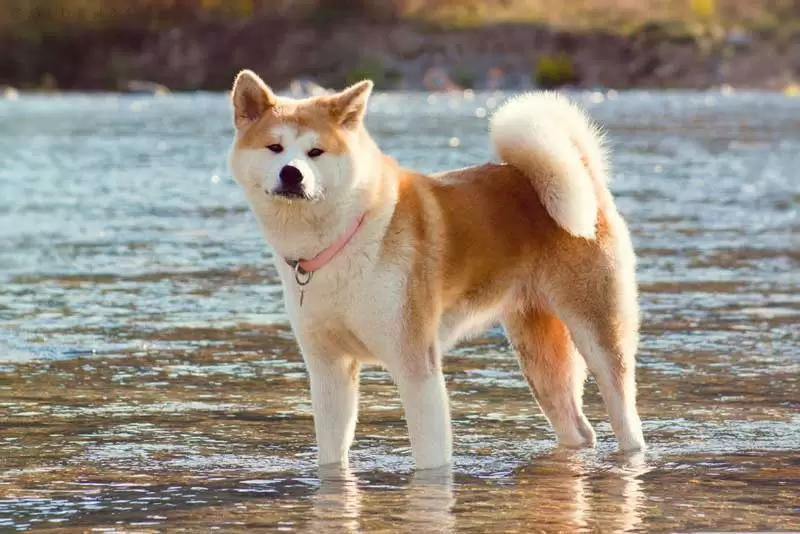
#> input picture hachi_2.jpg, 800 x 534 px
$ jupyter execute Template_Matching.ipynb   (shell and % lines are left out)
#> lines starting #> are read from the running program, lines starting #| are printed output that depends on the picture
[cell 1]
import cv2
import numpy as np
import matplotlib.pyplot as plt

[cell 2]
full = cv2.imread("hachi_2.jpg")
#> full is the input picture: shape (534, 800, 3); mean B, G, R 126.9, 139.3, 149.4
full = cv2.cvtColor(full, cv2.COLOR_BGR2RGB)

[cell 3]
plt.imshow(full)

[cell 4]
face = cv2.imread("hachi_face.jpg")
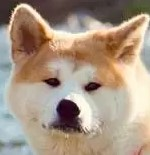
#> input picture hachi_face.jpg, 150 x 155 px
#> face is the input picture: shape (155, 150, 3); mean B, G, R 131.4, 149.3, 168.2
face = cv2.cvtColor(face, cv2.COLOR_BGR2RGB)

[cell 5]
plt.imshow(face)

[cell 6]
methods = ["cv2.TM_CCOEFF", "cv2.TM_CCOEFF_NORMED", "cv2.TM_CCORR_NORMED", "cv2.TM_CCORR", "cv2.TM_SQDIFF", "cv2.TM_SQDIFF_NORMED"]

[cell 7]
for m in methods:
    method = eval(m)

    full_copy = full.copy()

    # TEMPLATE MATCHINGS
    res = cv2.matchTemplate(full, face, method)

    # grabbing the min and max values of the heat map
    min_val, max_val, min_loc, max_loc = cv2.minMaxLoc(res)

    if method in [cv2.TM_SQDIFF, cv2.TM_SQDIFF_NORMED]:
        top_left = min_loc
    else:
        top_left = max_loc

    height, width, channels = face.shape

    bottom_right = (top_left[0] + width, top_left[1]+ height)

    cv2.rectangle(full_copy, top_left, bottom_right, (255, 0, 0), 10)

    # figure = plt.figure()
    # PLOT AND SHOW THE IMAGES
    plt.subplot(121)
    plt.imshow(res)
    plt.title("HEATMAP OF TEMPLATE MATCHINGS")

    plt.subplot(122)
    plt.imshow(full_copy)
    plt.title("DETECTION OF TEMPLATE")

    # TITLE WITH THE METHOD USED
    plt.suptitle(m)

    plt.show()

    print("\n")
    print("\n")
#> this loop made 6 passes
#> (min_val, max_val, min_loc, top_left, bottom_right) on passes 1 to 4: (-88508328, 217648976, (392, 99), (223, 66), (373, 221)), (-0.384, 0.999, (375, 102), (223, 66), (373, 221)), (0.79, 1, (403, 103), (223, 66), (373, 221)), (1.05e+09, 1.9e+09, (408, 150), (0, 118), (150, 273))
#> (min_val, max_val, max_loc, top_left, bottom_right) on passes 5 to 6: (442566, 693001408, (402, 100), (223, 66), (373, 221)), (0.000246, 0.481, (407, 143), (223, 66), (373, 221))
#> pass 1, `res = cv2.matchTemplate(full, face, method)`:
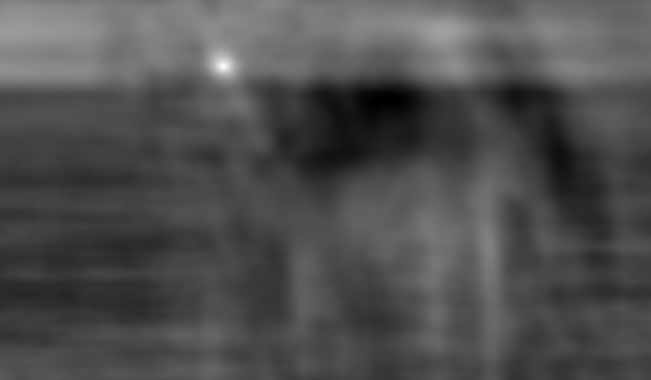
#> res: shape (380, 651) float32; min -88508328, max 217648976, mean 6932909.5; drawn with min black and max white
#> pass 1, `plt.show()`:
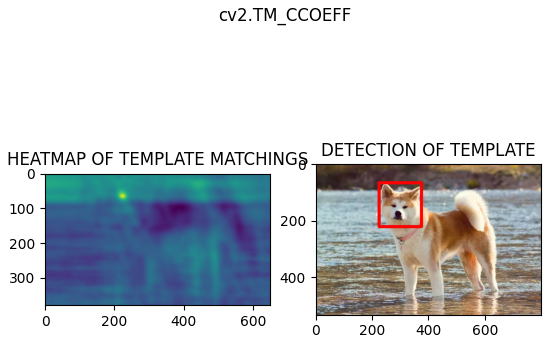
#> figure drawn by matplotlib, 2 panels
#> pass 2, `res = cv2.matchTemplate(full, face, method)`:
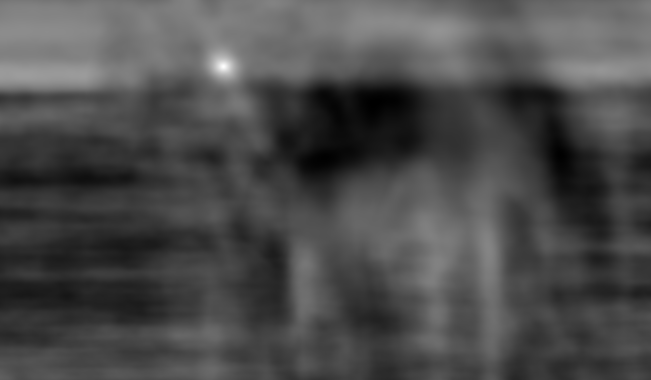
#> res: shape (380, 651) float32; min -0.384, max 0.999, mean 0.0271; drawn with min black and max white
#> pass 3, `res = cv2.matchTemplate(full, face, method)`:
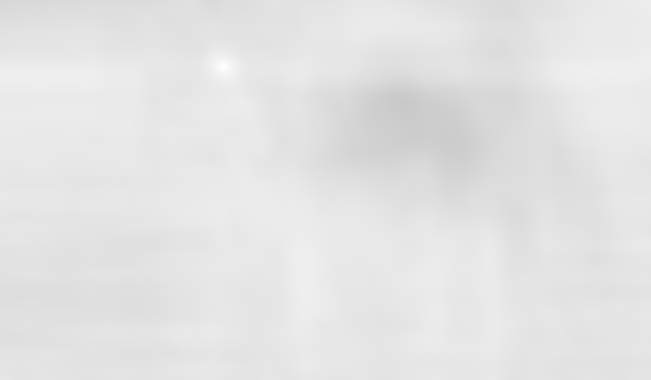
#> res: shape (380, 651) float32; min 0.79, max 1, mean 0.895
#> after the loop:
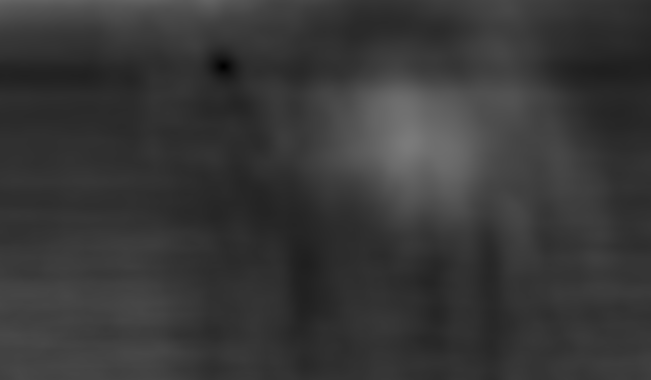
#> res: shape (380, 651) float32; min 0.000246, max 0.481, mean 0.22
